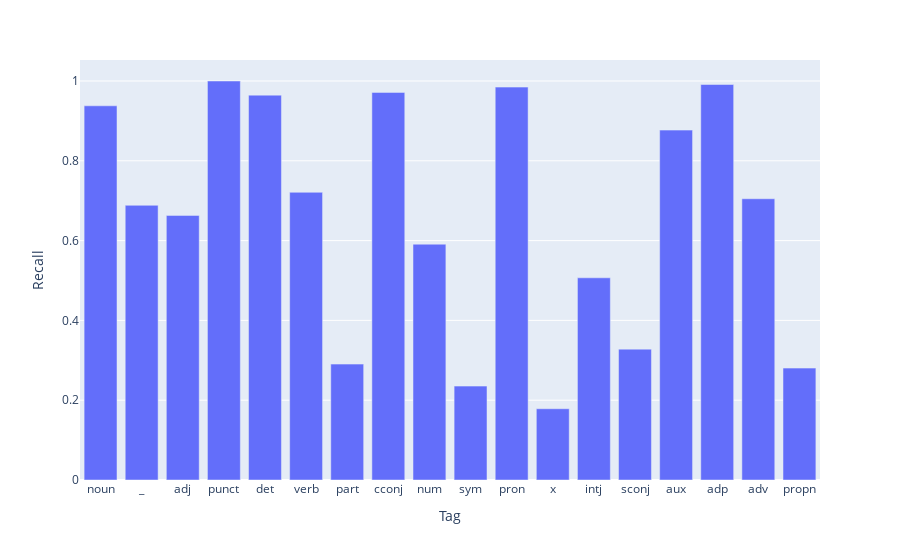

Notebook source saved alongside this figure:
### Code cell
data = pd.DataFrame(zip(tagger.tagset, recalls), columns=['Tag', 'Recall'])

fig = px.bar(data, x='Tag', y='Recall')
fig.update_layout(xaxis_title='Tag', yaxis_title='Recall')

fig.show()

### Figure 1 — Plotly figure (JSON) as saved in the notebook; plotly's stock layout.template omitted (floating-point values rounded to 4 significant figures)
{"data": [{"alignmentgroup": "True", "hovertemplate": "Tag=%{x}<br>Recall=%{y}<extra></extra>", "legendgroup": "", "marker": {"color": "#636efa", "pattern": {"shape": ""}}, "name": "", "offsetgroup": "", "orientation": "v", "showlegend": false, "textposition": "auto", "type": "bar", "x": ["noun", "_", "adj", "punct", "det", "verb", "part", "cconj", "num", "sym", "pron", "x", "intj", "sconj", "aux", "adp", "adv", "propn"], "xaxis": "x", "y": [0.9379, 0.6885, 0.6631, 1, 0.9646, 0.7211, 0.2905, 0.9714, 0.591, 0.2353, 0.9847, 0.1786, 0.5068, 0.328, 0.8769, 0.9912, 0.7049, 0.2805], "yaxis": "y"}], "layout": {"barmode": "relative", "legend": {"tracegroupgap": 0}, "margin": {"t": 60}, "xaxis": {"anchor": "y", "domain": [0, 1], "title": {"text": "Tag"}}, "yaxis": {"anchor": "x", "domain": [0, 1], "title": {"text": "Recall"}}}}
